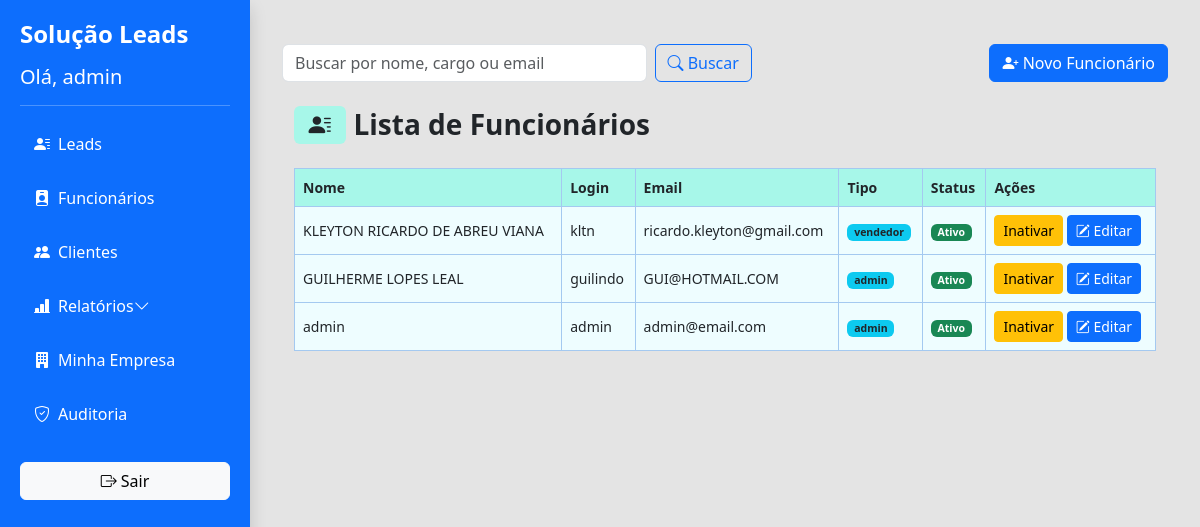
The app's page /listar_funcionarios (signed in), older data.
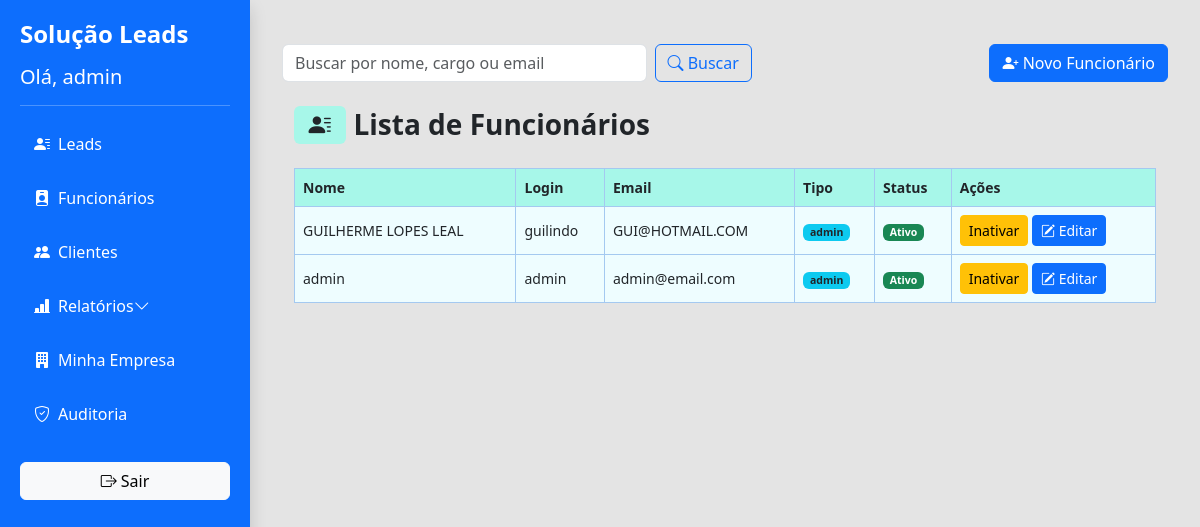
The same page, newer data.
### models.py (models this page shows, shortened)
class Usuario(db.Model, UserMixin):
    __tablename__ = 'usuario'  # 👈 se quiser explicitar
    codigo = db.Column(db.Integer, nullable=False)
    id = db.Column(db.Integer, primary_key=True)
    nome = db.Column(db.String(100), unique=True, nullable=False)
    nome_usuario = db.Column(db.String(50), unique=True)
    ativo = db.Column(db.Boolean, default=True)
    email = db.Column(db.String(120), nullable=True)
    senha_hash = db.Column(db.String(128), nullable=False)
    tipo = db.Column(db.String(20), nullable=False, default='vendedor')
    empresa_id = db.Column(db.Integer, db.ForeignKey('empresas.id'), nullable=True)
    empresa = db.relationship('Empresa', back_populates='usuarios')  # 🧠 nome explícito
    __table_args__ = (
        db.UniqueConstraint('codigo', 'empresa_id'),
    )

### app.py (the view)
@app.route('/listar_funcionarios')
@login_required
def listar_funcionarios():
    termo = request.args.get('filtro')
    if termo:
        funcionarios = Usuario.query.filter(
            (Usuario.nome.ilike(f"%{termo}%")) |
            (Usuario.email.ilike(f"%{termo}%")),
            Usuario.tipo.in_(['funcionario', 'vendedor', 'admin', 'gerente'])
        ).order_by(Usuario.id.desc()).all()
    else:
        funcionarios = Usuario.query.filter(
            Usuario.tipo.in_(['funcionario', 'vendedor', 'admin', 'gerente'])
        ).order_by(Usuario.id.desc()).all()
    return render_template('listar_funcionarios.html', funcionarios=funcionarios)

### app.py (called while the page is built)
@login_manager.user_loader
def load_user(user_id):
    return db.session.get(Usuario, int(user_id))

@app.context_processor
def inject_empresa():
    if current_user.is_authenticated:
        return {'empresa': current_user.empresa}
    return {'empresa': None}

### templates/listar_funcionarios.html (shortened to what this page needs)
{% extends 'base.html' %}
{% block conteudo %}
<div class="container-fluid mt-4">
<form method="GET" action="{{ url_for('listar_funcionarios') }}" class="row g-2 mb-3 align-items-end">
  <div class="col-md-5">
    <input type="text" name="busca" class="form-control" placeholder="Buscar por nome, cargo ou email">
  </div>
  <div class="col-md-auto">
    <button type="submit" class="btn btn-outline-primary">
      <i class="bi bi-search"></i> Buscar
    </button>
  </div>
  <div class="col-md-auto ms-auto">
    <a href="{{ url_for('criar_usuario') }}" class="btn btn-primary">
      <i class="bi bi-person-plus-fill"></i> Novo Funcionário
    </a>
  </div>
</form>
<div class="container-fluid mt-4">
  <h3 class="d-flex align-items-center mb-4" style="font-weight: 600; font-size: 1.75rem;">
  <span class="badge text-dark me-2" style="background-color: #A7F7E9; font-size: 1.4rem;">
    <i class="bi bi-person-lines-fill"></i>
  </span>
  Lista de Funcionários
</h3>
  {% if funcionarios %}
    <table class="table table-hover table-bordered align-middle table-theme-azul-claro">
      <thead>
    <tr>
      <th>Nome</th>
      <th>Login</th>
      <th>Email</th>
      <th>Tipo</th>
      <th>Status</th>
      <th>Ações</th>
    </tr>
  </thead>
  <tbody>
    {% for u in funcionarios %}
    <tr>
      <td>{{ u.nome }}</td>
      <td>{{ u.nome_usuario }}</td>
      <td>{{ u.email }}</td>
      <td><span class="badge bg-info text-dark">{{ u.tipo }}</span></td>
      <td>
        {% if u.ativo %}
          <span class="badge bg-success">Ativo</span>
        {% else %}
          <span class="badge bg-secondary">Inativo</span>
        {% endif %}
      </td>
      <td>
        <a href="/alternar_status/{{ u.id }}" class="btn btn-sm {% if u.ativo %}btn-warning{% else %}btn-success{% endif %}">
          {% if u.ativo %}Inativar{% else %}Reativar{% endif %}
        </a>
         {% if current_user.tipo == 'admin' %}
  <a href="{{ url_for('editar_usuario', id=u.id) }}" class="btn btn-sm btn-primary">
    <i class="bi bi-pencil-square"></i> Editar
  </a>
{% endif %}
      </td>
    </tr>
    {% endfor %}
  </tbody>
</table>
  {% else %}
    <div class="alert alert-warning">Nenhum funcionário cadastrado ainda.</div>
  {% endif %}
</div>
{% endblock %}

### templates/base.html (shortened to what this page needs)
<!DOCTYPE html>
<html lang="pt-br">
<head>
  <link href="https://cdn.jsdelivr.net/npm/bootstrap@5.3.0/dist/css/bootstrap.min.css" rel="stylesheet">
  <link href="https://cdn.jsdelivr.net/npm/bootstrap-icons/font/bootstrap-icons.css" rel="stylesheet">
  <link rel="stylesheet" href="https://cdn.datatables.net/1.13.6/css/jquery.dataTables.min.css">
  <link rel="stylesheet" href="{{ url_for('static', filename='css/leads.css') }}">
</head>
<body>
  {% if current_user.is_authenticated %}
  <div class="sidebar shadow">
    <h4 class="mb-3">Solução Leads</h4>
    <h5> Olá, {{ current_user.nome_usuario }}</h5>
    <hr class="mb-3">
    <ul class="nav flex-column">
  <li class="nav-item"><a class="nav-link" href="/"><i class="bi bi-person-lines-fill"></i> Leads</a></li>
  <li class="nav-item"><a class="nav-link" href="/listar_funcionarios"><i class="bi bi-person-badge-fill"></i> Funcionários</a></li>
  <li class="nav-item"><a class="nav-link" href="/listar_clientes"><i class="bi bi-people-fill"></i> Clientes</a></li>
<li class="nav-item">
  <a class="nav-link" data-bs-toggle="collapse" href="#submenuRelatorios" role="button" aria-expanded="false" aria-controls="submenuRelatorios">
    <i class="bi bi-bar-chart-line-fill"></i> Relatórios
    <i class="bi bi-chevron-down float-end"></i>
  </a>
</li>
  <li class="nav-item"><a class="nav-link" href="{{ url_for('minha_empresa') }}"><i class="bi bi-building-fill"></i> Minha Empresa</a></li>
  {% if current_user.tipo == 'admin' %}
  <li class="nav-item"><a class="nav-link" href="{{ url_for('painel_logs') }}"><i class="bi bi-shield-check"></i> Auditoria</a></li>
  {% endif %}
  <li class="nav-item mt-3">
    <a class="btn btn-light w-100" href="/logout"><i class="bi bi-box-arrow-right"></i> Sair</a>
  </li>
</ul>
  </div>
  {% endif %}
  <div class="content">
    {% block conteudo %}{% endblock %}
  </div>
</body>
</html>

Row changes from the older to the newer data that the page shows:
removed Usuario: nome "KLEYTON RICARDO DE ABREU VIANA", nome_usuario "kltn", email "ricardo.kleyton@gmail.com", tipo "vendedor", ativo "Ativo"
